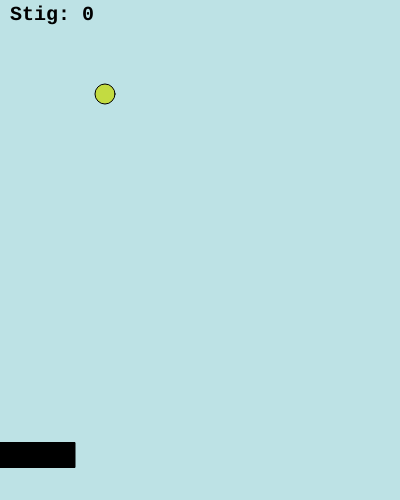
Frame 1 (no input)
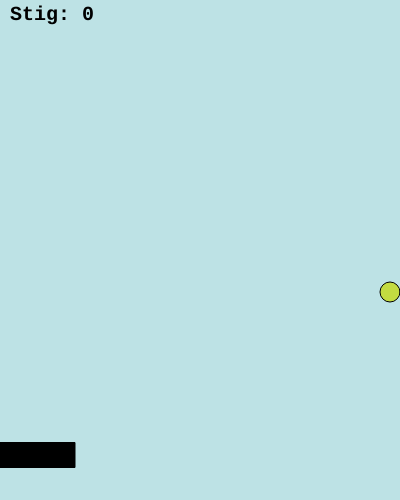
Frame 60 (no input)
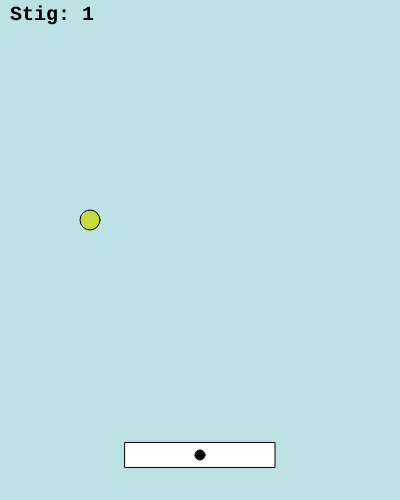
Frame 120 (the mouse pressed at the canvas centre since frame 60)

The p5.js sketch that drew these frames (run headless with seeded random() and noise() and a simulated clock; from frame 60 on, the mouse is pressed at the canvas centre):

// p5.js sketch
// ── sketch.js
// Hér kemur kóðinn þinn:
var boltiX = 100;
var boltiY = 100;
var hradiX = 5;
var hradiY = -6;
var boltiStaerd = 20;
var stig = 0;
var spadiBreidd = 150;
var spadiThykkt = 25;
var spadiY;
let value = 0;

function setup() {
	createCanvas(400,500);
	spadiY = height - 45;
	rectMode(CENTER);
	textFont("Courier New",16);
	textStyle(BOLD);
}

function draw() {
  background(189,226,229);
	// Reikna ný hnit út frá hraða boltans:
  boltiX = boltiX + hradiX;
  boltiY = boltiY + hradiY;
	// Athuga hvort boltinn snertir vegginn hægra megin:
  if ((boltiX > width-boltiStaerd/2))  {
    hradiX = hradiX * -1;
  }
  //Athuga hvort boltinn snertir vegginn vinstra megin:
  if ((boltiX < boltiStaerd/2))  {
    hradiX = hradiX * -1;
  }
  	// Athuga hvort boltinn snertir þakið
  if ((boltiY < boltiStaerd)) {
    hradiY = hradiY * -1;
  }
  // Athuga hvort bolti snertir spaða:
  if (abs(spadiY - boltiY) < boltiStaerd/2 + spadiThykkt/2 && abs(mouseX - boltiX) < boltiStaerd/2 + spadiBreidd/2) {
    hradiY = hradiY * -1;
  }
  //stigin
  if (abs(spadiY - boltiY) < boltiStaerd/2 + spadiThykkt/2 && abs(mouseX - boltiX) < boltiStaerd/2 + spadiBreidd/2) {
    stig = stig+1;
  }
  //litur á spaða
  if (abs(spadiY - boltiY) < boltiStaerd/2 + spadiThykkt/2 && abs(mouseX - boltiX) < boltiStaerd/2 + spadiBreidd/2) {
    value = 255;
  }
  //hraði og litur á spaða
  if (stig > 2){
  	value = 0;
    hradiY = hradiY * 1;
    }
  if (stig > 4){
    	value = 255;
      hradiY = hradiY * 1.001;
    }
  if (stig > 4){
        	value = 255;
      }
  //Leik lokið
  if (abs(boltiY - height/2)> height/2){
      fill(223,37,33);
      textSize(52);
      text("Leik Lokið " ,50,250);
          }

	// Teikna boltann
  fill(195,219,65);
  ellipse(boltiX, boltiY, boltiStaerd, boltiStaerd);
	// Teikna spaðann
  fill(value);
  rect(mouseX,spadiY ,spadiBreidd,spadiThykkt);
  fill (0);
  ellipse(mouseX, spadiY, 10,10);
	// Teikna stigin
  fill(0);
  textSize(20);
  text("Stig: " + stig,10,20);
}
